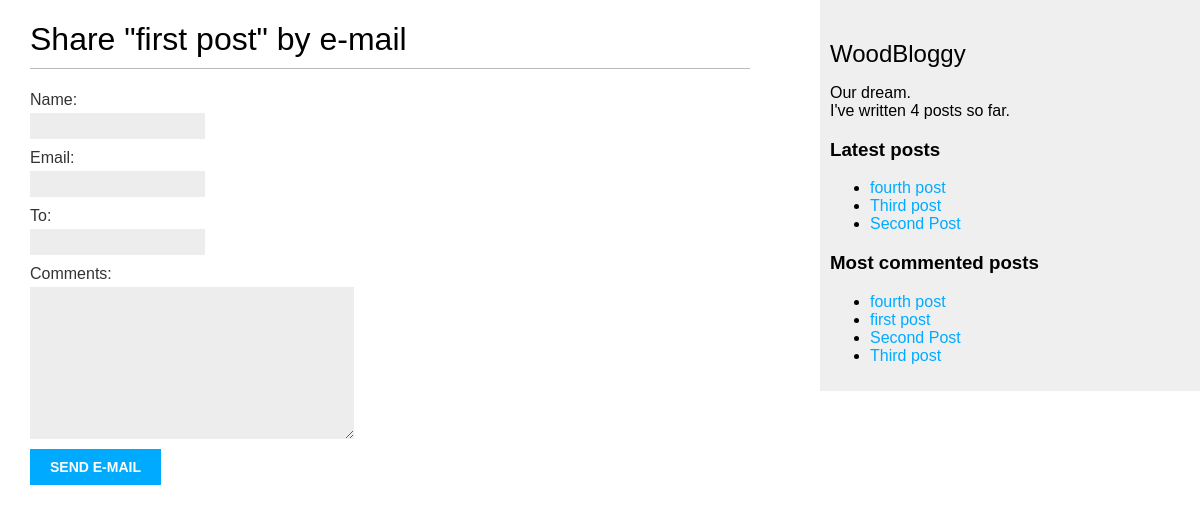
Page /blog/1/share/ on the earlier database version.
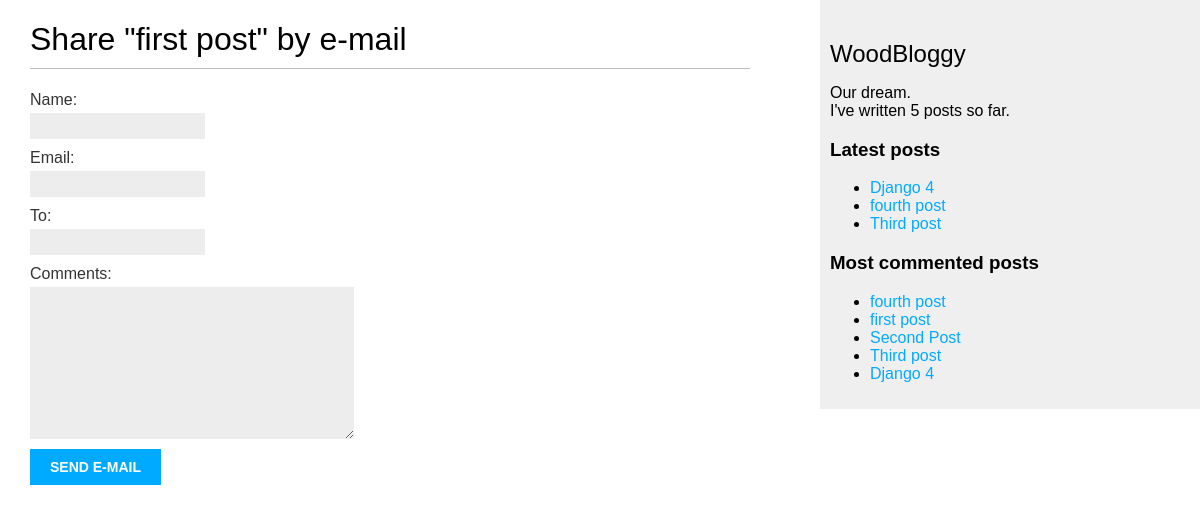
Same page on the later database version.
### blog/models.py (models this page shows, shortened)
class Post(models.Model):
    class Status(models.TextChoices):
        DRAFT = 'DF', 'Draft'
        PUBLISHED = 'PB', 'Published'
    title = models.CharField(max_length=250)
    slug = models.SlugField(max_length=250, unique_for_date='publish')
    author = models.ForeignKey(User,
                               on_delete=models.CASCADE,
                               related_name='blog_posts')
    body = models.TextField()
    publish = models.DateTimeField(default=timezone.now)
    created = models.DateTimeField(auto_now_add=True)
    updated = models.DateTimeField(auto_now=True)
    status = models.CharField(max_length=2,
                              choices=Status.choices,
                              default=Status.DRAFT)
    objects = models.Manager()
    published = PublishedManager()
    tags = TaggableManager()
    class Meta:
        ordering = ['-publish']
        indexes = [
            models.Index(fields=['-publish']),
        ]
    def get_absolute_url(self):
        return reverse('blog:post_detail',
                       args=[self.publish.year,
                             self.publish.month,
                             self.publish.day,
                             self.slug])

### blog/views.py (the view)
# urls.py: path('<int:post_id>/share/', views.post_share, name='post_share'),
def post_share(request, post_id):
    post = get_object_or_404(Post, id=post_id, status=Post.Status.PUBLISHED)
    sent = False
    if request.method == 'POST':
        form = EmailPostForm(request.POST)
        if form.is_valid():
            cd = form.cleaned_data
            post_url = request.build_absolute_uri(
                post.get_absolute_url())
            subject = f"{cd['name']} recommends you read " \
                      f"{post.title}"
            message = f"Read {post.title} at {post_url}\n\n" \
                      f"{cd['name']}\'s comments: {cd['comments']}"
            send_mail(subject, message, 'floria.mahail@gmail.com',  # замените на свой реальный email
                      [cd['to']])
            sent = True
    else:
        form = EmailPostForm()
    return render(request, 'blog/post/share.html', {'post': post, 'form': form})

### blog/forms.py
class EmailPostForm(forms.Form):
    name = forms.CharField(max_length=25)
    email = forms.EmailField()
    to = forms.EmailField()
    comments = forms.CharField(required=False, widget=forms.Textarea)

### blog/models.py (called while the page is built)
    def get_queryset(self):
        return super().get_queryset()\
            .filter(status=Post.Status.PUBLISHED)

### blog/templatetags/blog_tags.py (called while the page is built)
@register.simple_tag
def total_posts():
    return Post.published.count()

@register.inclusion_tag('blog/post/latest_posts.html')
def show_latest_posts(count=5):
    latest_posts = Post.published.order_by('-publish')[:count]
    return {'latest_posts': latest_posts}

@register.simple_tag
def get_most_commented_posts(count=5):
    return Post.published.annotate(total_comments=Count('comments')).order_by('-total_comments')[:count]

### blog/templates/blog/post/share.html (shortened to what this page needs)
{% extends "blog/base.html" %}
{% block content %}
    {% if sent %}
        <h1>E-mail successfully sent</h1>
        <p>
            "{{ post.title }}" was successfully sent
            to {{ form.cleaned_data.to }}.
        </p>
    {% else %}
        <h1>Share "{{ post.title }}" by e-mail</h1>
        <form method="post">
        {{ form.as_p }}
        <input type="submit" value="Send e-mail">
        </form>
    {% endif %}
{% endblock %}

### blog/templates/blog/base.html (shortened to what this page needs)
{% load blog_tags %}
{% load static %}
<!DOCTYPE html>
<html>
<head>
    <link href="{% static 'css/blog.css' %}" rel="stylesheet">
</head>
<body>
<div id="content">
    {% block content %}
    {% endblock %}
</div>
<div id="sidebar">
    <h2>WoodBloggy</h2>
    <p>
        Our dream.<br>
        I've written {% total_posts %} posts so far.
    </p>
    <h3>Latest posts</h3>
    {% show_latest_posts 3 %}
    <h3>Most commented posts</h3>
    {% get_most_commented_posts as most_commented_posts %}
    <ul>
        {% for post in most_commented_posts %}
            <li>
                <a href="{{ post.get_absolute_url }}">{{ post.title }}</a>
            </li>
        {% endfor %}
    </ul>
</div>
</body>
</html>

### blog/templates/blog/post/latest_posts.html
<ul>
  {% for post in latest_posts %}
    <li>
      <a href="{{ post.get_absolute_url }}">{{ post.title }}</a>
    </li>
  {% endfor %}
</ul>

Differences in the rows shown:
no longer on one of the page's lists (row edited): Post: title "Second Post"
added Post: title "Django 4"
Other differences:
text no longer shown: "4"
text now shown: "5"
